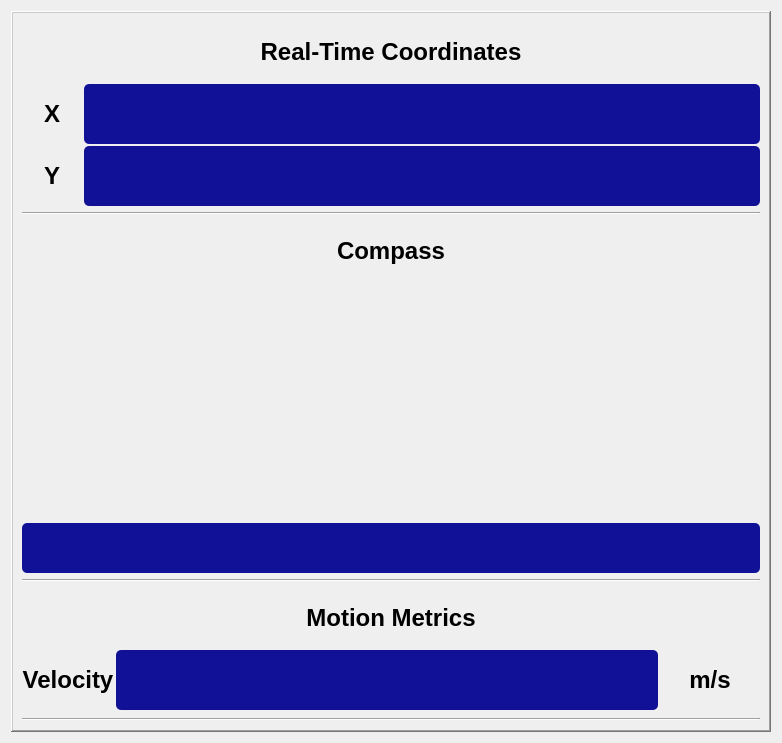
         <widget class="QWidget" name="scrollAreaWidgetContents">
          <property name="geometry">
           <rect>
            <x>0</x>
            <y>0</y>
            <width>782</width>
            <height>743</height>
           </rect>
          </property>
          <layout class="QVBoxLayout" name="verticalLayout_4">
           <item>
            <widget class="QFrame" name="frame">
             <property name="sizePolicy">
              <sizepolicy hsizetype="Expanding" vsizetype="Expanding">
               <horstretch>0</horstretch>
               <verstretch>0</verstretch>
              </sizepolicy>
             </property>
             <property name="autoFillBackground">
              <bool>false</bool>
             </property>
             <property name="frameShape">
              <enum>QFrame::WinPanel</enum>
             </property>
             <property name="frameShadow">
              <enum>QFrame::Raised</enum>
             </property>
             <layout class="QVBoxLayout" name="verticalLayout_5">
              <item>
               <layout class="QFormLayout" name="formLayout_2">
                <property name="horizontalSpacing">
                 <number>2</number>
                </property>
                <property name="verticalSpacing">
                 <number>2</number>
                </property>
                <item row="0" column="0" colspan="2">
                 <widget class="QLabel" name="label_3">
                  <property name="minimumSize">
                   <size>
                    <width>0</width>
                    <height>60</height>
                   </size>
                  </property>
                  <property name="text">
                   <string>&lt;p style=&quot; margin-top:0px; margin-bottom:0px; margin-left:0px; margin-right:0px; -qt-block-indent:0; text-indent:0px;&quot;&gt;&lt;span style=&quot; font-family:'Courier New'; font-size:18pt; font-weight:600;&quot;&gt;Real-Time Coordinates&lt;/span&gt;&lt;/p&gt;</string>
                  </property>
                  <property name="alignment">
                   <set>Qt::AlignCenter</set>
                  </property>
                 </widget>
                </item>
                <item row="2" column="0">
                 <widget class="QLabel" name="label">
                  <property name="minimumSize">
                   <size>
                    <width>60</width>
                    <height>60</height>
                   </size>
                  </property>
                  <property name="styleSheet">
                   <string notr="true">font: 18pt &quot; Courier New&quot;;</string>
                  </property>
                  <property name="text">
                   <string>&lt;p style=&quot; margin-top:0px; margin-bottom:0px; margin-left:0px; margin-right:0px; -qt-block-indent:0; text-indent:0px;&quot;&gt;&lt;span style=&quot; font-family:'Courier New'; font-size:18pt; font-weight:600;&quot;&gt;X&lt;/span&gt;&lt;/p&gt;</string>
                  </property>
                  <property name="alignment">
                   <set>Qt::AlignCenter</set>
                  </property>
                 </widget>
                </item>
                <item row="3" column="0">
                 <widget class="QLabel" name="label_2">
                  <property name="minimumSize">
                   <size>
                    <width>60</width>
                    <height>60</height>
                   </size>
                  </property>
                  <property name="styleSheet">
                   <string notr="true">font: 18pt &quot; Courier New&quot;;</string>
                  </property>
                  <property name="text">
                   <string>&lt;p style=&quot; margin-top:0px; margin-bottom:0px; margin-left:0px; margin-right:0px; -qt-block-indent:0; text-indent:0px;&quot;&gt;&lt;span style=&quot; font-family:'Courier New'; font-size:18pt; font-weight:600;&quot;&gt;Y&lt;/span&gt;&lt;/p&gt;</string>
                  </property>
                  <property name="alignment">
                   <set>Qt::AlignCenter</set>
                  </property>
                 </widget>
                </item>
                <item row="3" column="1">
                 <widget class="QLabel" name="YPosition">
                  <property name="minimumSize">
                   <size>
                    <width>50</width>
                    <height>50</height>
                   </size>
                  </property>
                  <property name="maximumSize">
                   <size>
                    <width>16777215</width>
                    <height>16777215</height>
                   </size>
                  </property>
                  <property name="font">
                   <font>
                    <family> Courier New</family>
                    <pointsize>18</pointsize>
                    <weight>50</weight>
                    <italic>false</italic>
                    <bold>false</bold>
                   </font>
                  </property>
                  <property name="autoFillBackground">
                   <bool>false</bool>
                  </property>
                  <property name="styleSheet">
                   <string notr="true">font: 18pt &quot; Courier New&quot;; color:white; background-color: rgb(16, 17, 151); border-radius: 5px 5px 5px 5px</string>
                  </property>
                  <property name="text">
                   <string/>
                  </property>
                  <property name="alignment">
                   <set>Qt::AlignCenter</set>
                  </property>
                 </widget>
                </item>
                <item row="2" column="1">
                 <widget class="QLabel" name="XPosition">
                  <property name="minimumSize">
                   <size>
                    <width>0</width>
                    <height>50</height>
                   </size>
                  </property>
                  <property name="maximumSize">
                   <size>
                    <width>16777215</width>
                    <height>16777215</height>
                   </size>
                  </property>
                  <property name="font">
                   <font>
                    <family> Courier New</family>
                    <pointsize>18</pointsize>
                    <weight>50</weight>
                    <italic>false</italic>
                    <bold>false</bold>
                   </font>
                  </property>
                  <property name="styleSheet">
                   <string notr="true">font: 18pt &quot; Courier New&quot;; color:white; background-color: rgb(16, 17, 151); border-radius: 5px 5px 5px 5px</string>
                  </property>
                  <property name="text">
                   <string/>
                  </property>
                  <property name="alignment">
                   <set>Qt::AlignCenter</set>
                  </property>
                 </widget>
                </item>
               </layout>
              </item>
              <item>
               <widget class="Line" name="line">
                <property name="orientation">
                 <enum>Qt::Horizontal</enum>
                </property>
               </widget>
              </item>
              <item>
               <layout class="QVBoxLayout" name="verticalLayout">
                <item>
                 <widget class="QLabel" name="label_22">
                  <property name="minimumSize">
                   <size>
                    <width>0</width>
                    <height>60</height>
                   </size>
                  </property>
                  <property name="text">
                   <string>&lt;p style=&quot; margin-top:0px; margin-bottom:0px; margin-left:0px; margin-right:0px; -qt-block-indent:0; text-indent:0px;&quot;&gt;&lt;span style=&quot; font-family:'Courier New'; font-size:18pt; font-weight:600;&quot;&gt;Compass&lt;/span&gt;&lt;/p&gt;</string>
                  </property>
                  <property name="alignment">
                   <set>Qt::AlignCenter</set>
                  </property>
                 </widget>
                </item>
                <item>
                 <widget class="QWidget" name="Compass" native="true">
                  <property name="sizePolicy">
                   <sizepolicy hsizetype="Expanding" vsizetype="Expanding">
                    <horstretch>0</horstretch>
                    <verstretch>0</verstretch>
                   </sizepolicy>
                  </property>
                 </widget>
                </item>
                <item>
                 <widget class="QLabel" name="Rotation">
                  <property name="minimumSize">
                   <size>
                    <width>0</width>
                    <height>50</height>
                   </size>
                  </property>
                  <property name="styleSheet">
                   <string notr="true">font: 18pt &quot; Courier New&quot;; color:white; background-color: rgb(16, 17, 151); border-radius: 5px 5px 5px 5px</string>
                  </property>
                  <property name="text">
                   <string/>
                  </property>
                  <property name="alignment">
                   <set>Qt::AlignCenter</set>
                  </property>
                 </widget>
                </item>
               </layout>
              </item>
              <item>
               <widget class="Line" name="line_2">
                <property name="orientation">
                 <enum>Qt::Horizontal</enum>
                </property>
               </widget>
              </item>
              <item>
               <layout class="QFormLayout" name="formLayout_3">
                <property name="horizontalSpacing">
                 <number>2</number>
                </property>
                <property name="verticalSpacing">
                 <number>2</number>
                </property>
                <item row="4" column="0" colspan="2">
                 <widget class="QLabel" name="label_21">
                  <property name="minimumSize">
                   <size>
                    <width>0</width>
                    <height>60</height>
                   </size>
                  </property>
                  <property name="text">
                   <string>&lt;p style=&quot; margin-top:0px; margin-bottom:0px; margin-left:0px; margin-right:0px; -qt-block-indent:0; text-indent:0px;&quot;&gt;&lt;span style=&quot; font-family:'Courier New'; font-size:18pt; font-weight:600;&quot;&gt;Motion Metrics&lt;/span&gt;&lt;/p&gt;</string>
                  </property>
                  <property name="alignment">
                   <set>Qt::AlignCenter</set>
                  </property>
                 </widget>
                </item>
                <item row="6" column="0">
                 <widget class="QLabel" name="label_4">
                  <property name="minimumSize">
                   <size>
                    <width>60</width>
                    <height>60</height>
                   </size>
                  </property>
                  <property name="styleSheet">
                   <string notr="true">font: 18pt &quot; Courier New&quot;;</string>
                  </property>
                  <property name="text">
                   <string>&lt;p style=&quot; margin-top:0px; margin-bottom:0px; margin-left:0px; margin-right:0px; -qt-block-indent:0; text-indent:0px;&quot;&gt;&lt;span style=&quot; font-family:'Courier New'; font-size:18pt; font-weight:600;&quot;&gt;Velocity&lt;/span&gt;&lt;/p&gt;</string>
                  </property>
                  <property name="alignment">
                   <set>Qt::AlignCenter</set>
                  </property>
                 </widget>
                </item>
                <item row="6" column="1">
                 <layout class="QHBoxLayout" name="horizontalLayout_7">
                  <item>
                   <widget class="QLabel" name="Velocity">
                    <property name="minimumSize">
                     <size>
                      <width>0</width>
                      <height>50</height>
                     </size>
                    </property>
                    <property name="font">
                     <font>
                      <family> Courier New</family>
                      <pointsize>18</pointsize>
                      <weight>50</weight>
                      <italic>false</italic>
                      <bold>false</bold>
                     </font>
                    </property>
                    <property name="styleSheet">
                     <string notr="true">font: 18pt &quot; Courier New&quot;; color:white; background-color: rgb(16, 17, 151); border-radius: 5px 5px 5px 5px</string>
                    </property>
                    <property name="text">
                     <string/>
                    </property>
                    <property name="alignment">
                     <set>Qt::AlignCenter</set>
                    </property>
                   </widget>
                  </item>
                  <item>
                   <widget class="QLabel" name="label_7">
                    <property name="minimumSize">
                     <size>
                      <width>60</width>
                      <height>60</height>
                     </size>
                    </property>
                    <property name="maximumSize">
                     <size>
                      <width>100</width>
                      <height>16777215</height>
                     </size>
                    </property>
                    <property name="styleSheet">
                     <string notr="true">font: 18pt &quot; Courier New&quot;;</string>
                    </property>
                    <property name="text">
                     <string>&lt;p style=&quot; margin-top:0px; margin-bottom:0px; margin-left:0px; margin-right:0px; -qt-block-indent:0; text-indent:0px;&quot;&gt;&lt;span style=&quot; font-family:'Courier New'; font-size:18pt; font-weight:600;&quot;&gt;m/s&lt;/span&gt;&lt;/p&gt;</string>
                    </property>
                    <property name="alignment">
                     <set>Qt::AlignCenter</set>
                    </property>
                   </widget>
                  </item>
                 </layout>
                </item>
                <item row="7" column="1">
                 <layout class="QHBoxLayout" name="horizontalLayout_2"/>
                </item>
               </layout>
              </item>
              <item>
               <widget class="Line" name="line_3">
                <property name="orientation">
                 <enum>Qt::Horizontal</enum>
                </property>
               </widget>
              </item>
             </layout>
            </widget>
           </item>
          </layout>
         </widget>
